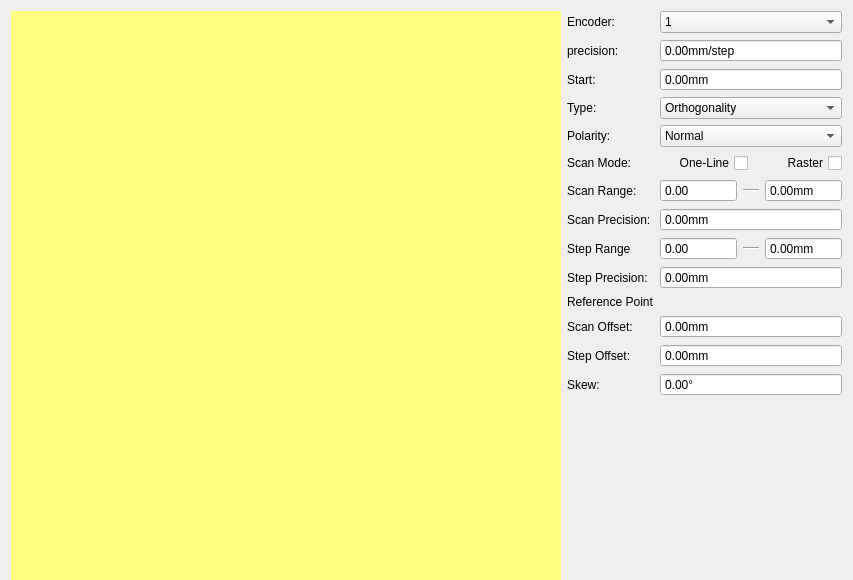
<?xml version="1.0" encoding="UTF-8"?>
<ui version="4.0">
 <class>PADetectSettingWidget</class>
 <widget class="QWidget" name="PADetectSettingWidget">
  <property name="geometry">
   <rect>
    <x>0</x>
    <y>0</y>
    <width>853</width>
    <height>580</height>
   </rect>
  </property>
  <property name="sizePolicy">
   <sizepolicy hsizetype="Preferred" vsizetype="Expanding">
    <horstretch>0</horstretch>
    <verstretch>0</verstretch>
   </sizepolicy>
  </property>
  <property name="windowTitle">
   <string>Form</string>
  </property>
  <layout class="QHBoxLayout" name="horizontalLayout_4" stretch="6,3">
   <property name="bottomMargin">
    <number>0</number>
   </property>
   <item>
    <widget class="QWidget" name="showWidget" native="true">
     <property name="styleSheet">
      <string notr="true">background-color: rgb(255, 255, 127);</string>
     </property>
    </widget>
   </item>
   <item>
    <layout class="QFormLayout" name="propertiesFormLayout">
     <item row="0" column="0">
      <widget class="QLabel" name="encoderLabel">
       <property name="text">
        <string>Encoder:</string>
       </property>
      </widget>
     </item>
     <item row="0" column="1">
      <widget class="QComboBox" name="encoderComboBox">
       <property name="sizePolicy">
        <sizepolicy hsizetype="Expanding" vsizetype="Fixed">
         <horstretch>0</horstretch>
         <verstretch>0</verstretch>
        </sizepolicy>
       </property>
       <item>
        <property name="text">
         <string>1</string>
        </property>
       </item>
      </widget>
     </item>
     <item row="1" column="0">
      <widget class="QLabel" name="precisionLabel">
       <property name="text">
        <string>precision:</string>
       </property>
      </widget>
     </item>
     <item row="1" column="1">
      <widget class="QDoubleSpinBox" name="precisionDoubleSpinBox">
       <property name="sizePolicy">
        <sizepolicy hsizetype="Expanding" vsizetype="Fixed">
         <horstretch>0</horstretch>
         <verstretch>0</verstretch>
        </sizepolicy>
       </property>
       <property name="buttonSymbols">
        <enum>QAbstractSpinBox::NoButtons</enum>
       </property>
       <property name="suffix">
        <string>mm/step</string>
       </property>
      </widget>
     </item>
     <item row="2" column="0">
      <widget class="QLabel" name="startLabel">
       <property name="text">
        <string>Start:</string>
       </property>
      </widget>
     </item>
     <item row="2" column="1">
      <widget class="QDoubleSpinBox" name="startDoubleSpinBox">
       <property name="sizePolicy">
        <sizepolicy hsizetype="Expanding" vsizetype="Fixed">
         <horstretch>0</horstretch>
         <verstretch>0</verstretch>
        </sizepolicy>
       </property>
       <property name="buttonSymbols">
        <enum>QAbstractSpinBox::NoButtons</enum>
       </property>
       <property name="suffix">
        <string>mm</string>
       </property>
      </widget>
     </item>
     <item row="3" column="0">
      <widget class="QLabel" name="typeLabel">
       <property name="text">
        <string>Type:</string>
       </property>
      </widget>
     </item>
     <item row="3" column="1">
      <widget class="QComboBox" name="typeComboBox">
       <property name="sizePolicy">
        <sizepolicy hsizetype="Expanding" vsizetype="Fixed">
         <horstretch>0</horstretch>
         <verstretch>0</verstretch>
        </sizepolicy>
       </property>
       <item>
        <property name="text">
         <string>Orthogonality</string>
        </property>
       </item>
      </widget>
     </item>
     <item row="4" column="0">
      <widget class="QLabel" name="polarityLabel">
       <property name="text">
        <string>Polarity:</string>
       </property>
      </widget>
     </item>
     <item row="4" column="1">
      <widget class="QComboBox" name="polarityComboBox">
       <property name="sizePolicy">
        <sizepolicy hsizetype="Expanding" vsizetype="Fixed">
         <horstretch>0</horstretch>
         <verstretch>0</verstretch>
        </sizepolicy>
       </property>
       <item>
        <property name="text">
         <string>Normal</string>
        </property>
       </item>
      </widget>
     </item>
     <item row="5" column="0">
      <widget class="QLabel" name="scanModelLabel">
       <property name="text">
        <string>Scan Mode:</string>
       </property>
      </widget>
     </item>
     <item row="5" column="1">
      <layout class="QHBoxLayout" name="scanModeHorizontalLayout">
       <item>
        <widget class="QCheckBox" name="oneLineCheckBox">
         <property name="sizePolicy">
          <sizepolicy hsizetype="Expanding" vsizetype="Fixed">
           <horstretch>0</horstretch>
           <verstretch>0</verstretch>
          </sizepolicy>
         </property>
         <property name="layoutDirection">
          <enum>Qt::RightToLeft</enum>
         </property>
         <property name="text">
          <string>One-Line</string>
         </property>
         <property name="tristate">
          <bool>false</bool>
         </property>
        </widget>
       </item>
       <item>
        <widget class="QCheckBox" name="rasterCheckBox">
         <property name="sizePolicy">
          <sizepolicy hsizetype="Expanding" vsizetype="Fixed">
           <horstretch>0</horstretch>
           <verstretch>0</verstretch>
          </sizepolicy>
         </property>
         <property name="layoutDirection">
          <enum>Qt::RightToLeft</enum>
         </property>
         <property name="text">
          <string>Raster</string>
         </property>
        </widget>
       </item>
      </layout>
     </item>
     <item row="6" column="0">
      <widget class="QLabel" name="scanRangeLabel">
       <property name="text">
        <string>Scan Range:</string>
       </property>
      </widget>
     </item>
     <item row="6" column="1">
      <layout class="QHBoxLayout" name="scanRangeHorizontalLayout" stretch="5,1,5">
       <item>
        <widget class="QDoubleSpinBox" name="scanRangeStartDoubleSpinBox">
         <property name="sizePolicy">
          <sizepolicy hsizetype="Expanding" vsizetype="Fixed">
           <horstretch>0</horstretch>
           <verstretch>0</verstretch>
          </sizepolicy>
         </property>
         <property name="buttonSymbols">
          <enum>QAbstractSpinBox::NoButtons</enum>
         </property>
        </widget>
       </item>
       <item>
        <widget class="Line" name="scanRangeLine">
         <property name="sizePolicy">
          <sizepolicy hsizetype="Expanding" vsizetype="Fixed">
           <horstretch>0</horstretch>
           <verstretch>0</verstretch>
          </sizepolicy>
         </property>
         <property name="orientation">
          <enum>Qt::Horizontal</enum>
         </property>
        </widget>
       </item>
       <item>
        <widget class="QDoubleSpinBox" name="scanRangeEndDoubleSpinBox">
         <property name="sizePolicy">
          <sizepolicy hsizetype="Expanding" vsizetype="Fixed">
           <horstretch>0</horstretch>
           <verstretch>0</verstretch>
          </sizepolicy>
         </property>
         <property name="buttonSymbols">
          <enum>QAbstractSpinBox::NoButtons</enum>
         </property>
         <property name="suffix">
          <string>mm</string>
         </property>
        </widget>
       </item>
      </layout>
     </item>
     <item row="7" column="0">
      <widget class="QLabel" name="scanPrecisionLabel">
       <property name="text">
        <string>Scan Precision:</string>
       </property>
      </widget>
     </item>
     <item row="7" column="1">
      <widget class="QDoubleSpinBox" name="scanPrecisionDoubleSpinBox">
       <property name="sizePolicy">
        <sizepolicy hsizetype="Expanding" vsizetype="Fixed">
         <horstretch>0</horstretch>
         <verstretch>0</verstretch>
        </sizepolicy>
       </property>
       <property name="buttonSymbols">
        <enum>QAbstractSpinBox::NoButtons</enum>
       </property>
       <property name="suffix">
        <string>mm</string>
       </property>
      </widget>
     </item>
     <item row="8" column="0">
      <widget class="QLabel" name="stepRangeLabel">
       <property name="text">
        <string>Step Range</string>
       </property>
      </widget>
     </item>
     <item row="8" column="1">
      <layout class="QHBoxLayout" name="stepRangeHorizontalLayout" stretch="5,1,5">
       <item>
        <widget class="QDoubleSpinBox" name="stepStartDoubleSpinBox">
         <property name="sizePolicy">
          <sizepolicy hsizetype="Expanding" vsizetype="Fixed">
           <horstretch>0</horstretch>
           <verstretch>0</verstretch>
          </sizepolicy>
         </property>
         <property name="buttonSymbols">
          <enum>QAbstractSpinBox::NoButtons</enum>
         </property>
        </widget>
       </item>
       <item>
        <widget class="Line" name="stepRangLine">
         <property name="sizePolicy">
          <sizepolicy hsizetype="Expanding" vsizetype="Fixed">
           <horstretch>0</horstretch>
           <verstretch>0</verstretch>
          </sizepolicy>
         </property>
         <property name="orientation">
          <enum>Qt::Horizontal</enum>
         </property>
        </widget>
       </item>
       <item>
        <widget class="QDoubleSpinBox" name="stepEndDoubleSpinBox">
         <property name="sizePolicy">
          <sizepolicy hsizetype="Expanding" vsizetype="Fixed">
           <horstretch>0</horstretch>
           <verstretch>0</verstretch>
          </sizepolicy>
         </property>
         <property name="buttonSymbols">
          <enum>QAbstractSpinBox::NoButtons</enum>
         </property>
         <property name="suffix">
          <string>mm</string>
         </property>
        </widget>
       </item>
      </layout>
     </item>
     <item row="9" column="0">
      <widget class="QLabel" name="stepPrecisionLabel">
       <property name="text">
        <string>Step Precision:</string>
       </property>
      </widget>
     </item>
     <item row="9" column="1">
      <widget class="QDoubleSpinBox" name="stepPrecisionDoubleSpinBox">
       <property name="sizePolicy">
        <sizepolicy hsizetype="Expanding" vsizetype="Fixed">
         <horstretch>0</horstretch>
         <verstretch>0</verstretch>
        </sizepolicy>
       </property>
       <property name="buttonSymbols">
        <enum>QAbstractSpinBox::NoButtons</enum>
       </property>
       <property name="suffix">
        <string>mm</string>
       </property>
      </widget>
     </item>
     <item row="10" column="0">
      <widget class="QLabel" name="referencePointLabel">
       <property name="text">
        <string>Reference Point</string>
       </property>
      </widget>
     </item>
     <item row="11" column="0">
      <widget class="QLabel" name="scanOffsetLabel">
       <property name="text">
        <string>Scan Offset:</string>
       </property>
      </widget>
     </item>
     <item row="11" column="1">
      <widget class="QDoubleSpinBox" name="scanOffsetDoubleSpinBox">
       <property name="sizePolicy">
        <sizepolicy hsizetype="Expanding" vsizetype="Fixed">
         <horstretch>0</horstretch>
         <verstretch>0</verstretch>
        </sizepolicy>
       </property>
       <property name="buttonSymbols">
        <enum>QAbstractSpinBox::NoButtons</enum>
       </property>
       <property name="suffix">
        <string>mm</string>
       </property>
      </widget>
     </item>
     <item row="12" column="0">
      <widget class="QLabel" name="stepOffsetLabel">
       <property name="text">
        <string>Step Offset:</string>
       </property>
      </widget>
     </item>
     <item row="12" column="1">
      <widget class="QDoubleSpinBox" name="stepOffsetDoubleSpinBox">
       <property name="sizePolicy">
        <sizepolicy hsizetype="Expanding" vsizetype="Fixed">
         <horstretch>0</horstretch>
         <verstretch>0</verstretch>
        </sizepolicy>
       </property>
       <property name="buttonSymbols">
        <enum>QAbstractSpinBox::NoButtons</enum>
       </property>
       <property name="suffix">
        <string>mm</string>
       </property>
      </widget>
     </item>
     <item row="13" column="0">
      <widget class="QLabel" name="skewLabel">
       <property name="text">
        <string>Skew:</string>
       </property>
      </widget>
     </item>
     <item row="13" column="1">
      <widget class="QDoubleSpinBox" name="skewDoubleSpinBox">
       <property name="sizePolicy">
        <sizepolicy hsizetype="Expanding" vsizetype="Fixed">
         <horstretch>0</horstretch>
         <verstretch>0</verstretch>
        </sizepolicy>
       </property>
       <property name="buttonSymbols">
        <enum>QAbstractSpinBox::NoButtons</enum>
       </property>
       <property name="suffix">
        <string>°</string>
       </property>
       <property name="decimals">
        <number>2</number>
       </property>
       <property name="minimum">
        <double>-90.000000000000000</double>
       </property>
       <property name="maximum">
        <double>90.000000000000000</double>
       </property>
      </widget>
     </item>
    </layout>
   </item>
  </layout>
 </widget>
 <resources/>
 <connections/>
</ui>
